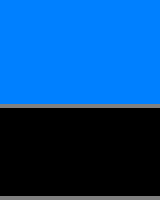

A 2D game scene composited from a Tiled map and its tileset images. What follows is a short description and the map's XML, with every tile layer's data as written:
An orthogonal 40x50 tile map with 4x4 px tiles, 1 tile layer (Capa de Patrones 1).

<map version="1.0" orientation="orthogonal" renderorder="right-down" width="40" height="50" tilewidth="4" tileheight="4" nextobjectid="1">
 <tileset firstgid="1" name="tiles" tilewidth="4" tileheight="4" tilecount="25">
  <image source="tiles.png" width="20" height="20" />
  <terraintypes>
   <terrain name="Nuevo Terreno" tile="15" />
   <terrain name="Ventana" tile="22" />
  </terraintypes>
  <tile id="15" terrain=",,,0" />
  <tile id="16" terrain=",,0," />
  <tile id="20" terrain=",0,," />
  <tile id="21" terrain="0,,," />
  <tile id="22" terrain=",1,," />
 </tileset>
 <layer name="Capa de Patrones 1" width="40" height="50">
  <data encoding="csv">
7,7,7,7,7,7,7,7,7,7,7,7,7,7,7,7,7,7,7,7,7,7,7,7,7,7,7,7,7,7,7,7,7,7,7,7,7,7,7,7,
7,7,7,7,7,7,7,7,7,7,7,7,7,7,7,7,7,7,7,7,7,7,7,7,7,7,7,7,7,7,7,7,7,7,7,7,7,7,7,7,
7,7,7,7,7,7,7,7,7,7,7,7,7,7,7,7,7,7,7,7,7,7,7,7,7,7,7,7,7,7,7,7,7,7,7,7,7,7,7,7,
7,7,7,7,7,7,7,7,7,7,7,7,7,7,7,7,7,7,7,7,7,7,7,7,7,7,7,7,7,7,7,7,7,7,7,7,7,7,7,7,
7,7,7,7,7,7,7,7,7,7,7,7,7,7,7,7,7,7,7,7,7,7,7,7,7,7,7,7,7,7,7,7,7,7,7,7,7,7,7,7,
7,7,7,7,7,7,7,7,7,7,7,7,7,7,7,7,7,7,7,7,7,7,7,7,7,7,7,7,7,7,7,7,7,7,7,7,7,7,7,7,
7,7,7,7,7,7,7,7,7,7,7,7,7,7,7,7,7,7,7,7,7,7,7,7,7,7,7,7,7,7,7,7,7,7,7,7,7,7,7,7,
7,7,7,7,7,7,7,7,7,7,7,7,7,7,7,7,7,7,7,7,7,7,7,7,7,7,7,7,7,7,7,7,7,7,7,7,7,7,7,7,
7,7,7,7,7,7,7,7,7,7,7,7,7,7,7,7,7,7,7,7,7,7,7,7,7,7,7,7,7,7,7,7,7,7,7,7,7,7,7,7,
7,7,7,7,7,7,7,7,7,7,7,7,7,7,7,7,7,7,7,7,7,7,7,7,7,7,7,7,7,7,7,7,7,7,7,7,7,7,7,7,
7,7,7,7,7,7,7,7,7,7,7,7,7,7,7,7,7,7,7,7,7,7,7,7,7,7,7,7,7,7,7,7,7,7,7,7,7,7,7,7,
7,7,7,7,7,7,7,7,7,7,7,7,7,7,7,7,7,7,7,7,7,7,7,7,7,7,7,7,7,7,7,7,7,7,7,7,7,7,7,7,
7,7,7,7,7,7,7,7,7,7,7,7,7,7,7,7,7,7,7,7,7,7,7,7,7,7,7,7,7,7,7,7,7,7,7,7,7,7,7,7,
7,7,7,7,7,7,7,7,7,7,7,7,7,7,7,7,7,7,7,7,7,7,7,7,7,7,7,7,7,7,7,7,7,7,7,7,7,7,7,7,
7,7,7,7,7,7,7,7,7,7,7,7,7,7,7,7,7,7,7,7,7,7,7,7,7,7,7,7,7,7,7,7,7,7,7,7,7,7,7,7,
7,7,7,7,7,7,7,7,7,7,7,7,7,7,7,7,7,7,7,7,7,7,7,7,7,7,7,7,7,7,7,7,7,7,7,7,7,7,7,7,
7,7,7,7,7,7,7,7,7,7,7,7,7,7,7,7,7,7,7,7,7,7,7,7,7,7,7,7,7,7,7,7,7,7,7,7,7,7,7,7,
7,7,7,7,7,7,7,7,7,7,7,7,7,7,7,7,7,7,7,7,7,7,7,7,7,7,7,7,7,7,7,7,7,7,7,7,7,7,7,7,
7,7,7,7,7,7,7,7,7,7,7,7,7,7,7,7,7,7,7,7,7,7,7,7,7,7,7,7,7,7,7,7,7,7,7,7,7,7,7,7,
7,7,7,7,7,7,7,7,7,7,7,7,7,7,7,7,7,7,7,7,7,7,7,7,7,7,7,7,7,7,7,7,7,7,7,7,7,7,7,7,
7,7,7,7,7,7,7,7,7,7,7,7,7,7,7,7,7,7,7,7,7,7,7,7,7,7,7,7,7,7,7,7,7,7,7,7,7,7,7,7,
7,7,7,7,7,7,7,7,7,7,7,7,7,7,7,7,7,7,7,7,7,7,7,7,7,7,7,7,7,7,7,7,7,7,7,7,7,7,7,7,
7,7,7,7,7,7,7,7,7,7,7,7,7,7,7,7,7,7,7,7,7,7,7,7,7,7,7,7,7,7,7,7,7,7,7,7,7,7,7,7,
7,7,7,7,7,7,7,7,7,7,7,7,7,7,7,7,7,7,7,7,7,7,7,7,7,7,7,7,7,7,7,7,7,7,7,7,7,7,7,7,
7,7,7,7,7,7,7,7,7,7,7,7,7,7,7,7,7,7,7,7,7,7,7,7,7,7,7,7,7,7,7,7,7,7,7,7,7,7,7,7,
7,7,7,7,7,7,7,7,7,7,7,7,7,7,7,7,7,7,7,7,7,7,7,7,7,7,7,7,7,7,7,7,7,7,7,7,7,7,7,7,
6,6,6,6,6,6,6,6,6,6,6,6,6,6,6,6,6,6,6,6,6,6,6,6,6,6,6,6,6,6,6,6,6,6,6,6,6,6,6,6,
13,1,1,1,1,1,1,1,1,1,1,1,1,1,1,1,1,1,1,1,1,1,1,1,1,1,1,1,1,1,1,1,1,1,1,1,1,1,1,9,
13,1,1,1,1,1,1,1,1,1,1,1,1,1,1,1,1,1,1,1,1,1,1,1,1,1,1,1,1,1,1,1,1,1,1,1,1,1,1,9,
13,8,8,8,8,1,1,1,1,1,1,1,1,1,1,1,1,1,8,8,8,8,14,14,14,14,14,14,14,14,14,14,14,14,14,14,14,14,14,9,
13,9,8,8,8,14,14,14,14,14,14,14,14,14,14,14,14,14,8,8,14,8,14,14,14,14,14,14,14,14,14,14,14,14,14,14,14,14,14,9,
13,9,15,8,8,14,14,14,14,14,14,14,14,14,14,14,14,14,8,8,14,8,14,14,14,14,14,14,14,14,14,14,14,14,14,14,14,14,14,9,
13,9,15,8,8,15,15,15,15,15,15,15,15,15,15,15,15,15,8,8,8,8,8,8,15,15,15,15,15,15,15,15,15,15,15,15,15,15,15,9,
13,9,15,8,15,15,15,15,15,15,15,15,15,15,15,15,15,8,8,8,8,8,15,8,15,15,15,15,15,15,15,15,15,15,15,15,15,15,15,9,
15,15,15,15,15,15,15,15,15,15,15,15,15,15,15,15,15,8,8,8,8,8,8,8,15,15,15,15,15,15,15,15,15,15,15,15,15,15,15,9,
13,9,9,9,9,15,15,15,15,15,15,15,15,15,15,15,15,15,15,15,15,15,15,15,15,15,15,15,15,15,15,15,15,15,15,15,15,15,15,9,
15,15,14,14,15,15,15,15,15,15,15,15,15,15,15,15,15,15,15,15,15,15,15,15,15,15,15,15,15,15,15,15,15,15,15,15,15,15,15,1,
15,15,15,15,15,15,15,15,15,15,15,15,15,15,15,15,15,15,15,15,15,15,15,15,15,15,15,15,15,15,15,15,15,15,15,15,15,15,15,15,
15,15,15,15,15,15,15,15,15,15,15,15,15,15,15,15,15,15,15,15,15,15,15,15,15,15,15,15,15,15,15,15,15,15,15,15,15,15,15,15,
13,15,15,5,5,5,5,5,5,5,15,10,13,10,10,10,10,10,15,15,15,15,15,15,15,15,15,15,15,15,15,15,15,15,15,15,15,15,15,9,
13,5,5,5,5,5,5,5,5,5,15,15,10,10,10,10,10,10,15,15,15,15,15,15,15,15,15,15,15,15,15,15,15,15,15,15,15,15,15,9,
13,8,8,8,15,15,15,15,15,15,15,15,15,15,15,15,15,15,15,15,15,15,15,15,15,15,15,15,15,15,15,15,15,15,15,15,15,15,15,9,
13,15,15,8,15,15,15,15,15,15,15,15,15,15,15,15,15,15,15,15,15,15,15,15,15,15,15,15,15,15,15,15,15,15,15,15,15,15,15,9,
13,15,15,8,15,15,15,15,15,15,15,15,15,15,15,15,15,15,15,15,15,15,15,15,15,15,15,15,15,15,15,15,15,15,15,15,15,15,15,9,
13,15,15,8,15,15,15,15,15,15,15,15,15,15,15,15,15,15,15,15,15,15,15,15,15,15,15,15,15,15,15,15,15,15,15,15,15,15,15,9,
13,14,14,8,15,15,15,15,15,15,15,15,15,15,15,15,15,15,15,15,15,15,15,15,15,15,15,15,15,15,15,15,15,15,15,15,15,15,15,9,
13,8,8,8,15,15,15,15,15,15,15,15,15,15,15,15,15,15,15,15,15,15,15,15,15,15,15,15,15,15,15,15,15,15,15,15,15,15,15,9,
13,5,5,5,5,14,14,14,14,14,14,14,14,14,14,14,14,14,14,14,14,14,14,14,14,14,14,14,14,14,14,14,14,14,14,14,14,14,14,9,
13,5,5,5,9,9,9,9,9,9,9,9,9,9,13,13,8,13,13,13,9,9,9,9,9,9,13,13,13,13,15,15,15,15,15,15,15,15,15,9,
6,6,6,6,6,6,6,6,6,6,6,6,6,6,6,6,6,6,6,6,6,6,6,6,6,6,6,6,6,6,6,6,6,6,6,6,6,6,6,6
</data>
 </layer>
</map>
